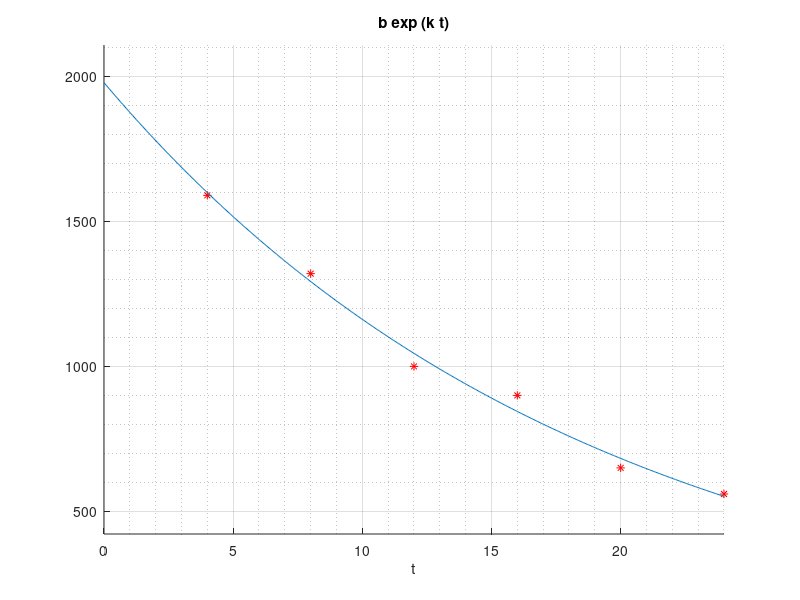
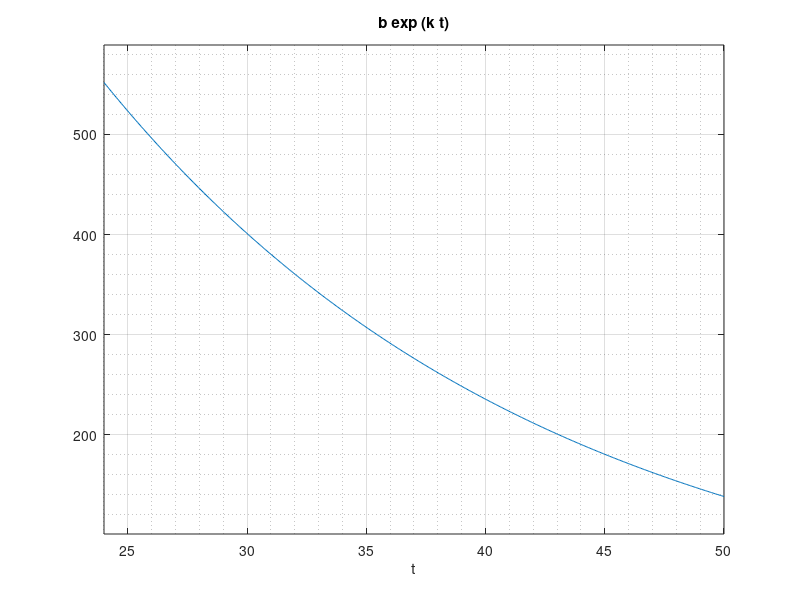

Write the MATLAB code that produced these figures, in order. (Note: this script raises an error after producing the figures.)
t=[4 8 12 16 20 24]; %se mide en horas despues de la tormenta
c=[1590 1320 1000 900 650 560]; %CFU/100 mL
%El modelo tiene la forma c(t)=be^-kt
%Se usa este modelo ya que sirve para casos futuros, ya que el ajuste comun y lagrange no son buenos a la larga.
%a)
cLog=log(c);
p = polyfit(t,cLog,1);
fp =@(t) polyval(p,t);
%erc = norm(cLog - f(t))^2;%error
b = exp(p(2))
k = p(1)

f = @(t) b*exp(k*t);%Funcion original
figure(1)
hold on
plot(t,c,'r*')
plot(t,cLog, 'k*')
grid on 
grid minor
ezplot(f,[0 24])
hold off
%b)
f(0)
%c)Grafico para estimar valor de 200
figure(2)
ezplot(f,[24 50])
grid on 
grid minor
fb=@(t) b*exp(k*t) - 200;
res = biseccion(fb,40,45,10000,10e-5)
